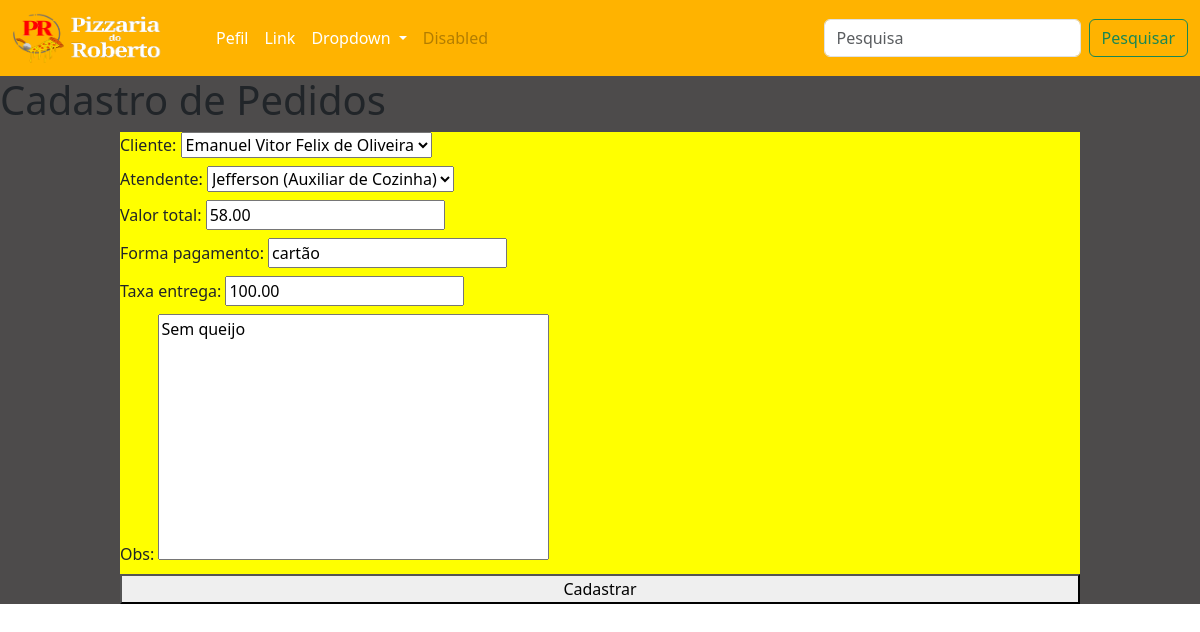
Page /edit_pedido/4/ on the committed database.
### core/models.py (models this page shows, shortened)
class Pedido(models.Model):
    cliente = models.ForeignKey(Cliente, on_delete=models.PROTECT)
    atendente = models.ForeignKey(Funcionario, on_delete=models.PROTECT)
    data_pedido = models.DateField(auto_now_add=True)
    valor_total = models.DecimalField(max_digits=10, decimal_places=2)
    forma_pagamento = models.CharField(max_length=20)
    taxa_entrega = models.DecimalField(max_digits=10, decimal_places=2, default=0)
    obs = models.TextField(blank=True, null=True)

### core/views.py (the view)
# urls.py: path('edit_pedido/<int:id>/', edit_pedido, name='edit_pedido'),
def edit_pedido(request, id):
    pedido = Pedido.objects.get(pk=id)
    if request.method == 'POST':
        form = PedidoForm(request.POST, instance=pedido)
        if form.is_valid():
            form.save()
            return redirect('pedido')
    else:
            form = PedidoForm(instance=pedido)
            contexto = {
                'form_pedido': form, 'texto': 'Salvar'
            }
    return render(request, 'cadastro_pedido.html', contexto)

### core/forms.py
class PedidoForm(forms.ModelForm):
    class Meta:
        model = Pedido
        fields = ['cliente', 'atendente', 'valor_total', 'forma_pagamento', 'taxa_entrega', 'obs']

### core/models.py (called while the page is built)
    def __str__(self):
        return self.nome

    def __str__(self):
        return f"{self.nome} ({self.cargo})"

### core/templates/cadastro_pedido.html (shortened to what this page needs)
{% extends 'bases/base.html' %}
{% block content %}
<h1>Cadastro de Pedidos</h1>
<form method="post" class="form_cad">
    {{ form_pedido }}
    <button type="submit" >Cadastrar</button>
</form>
{% endblock %}

### core/static/style.css (style rules this page uses)
body { background-color: black; color: white; }
.form_cad { display: flex; flex-direction: column; background-color: yellow; margin-left: 10%; margin-right: 10%; margin-bottom: 0 !important; border-radius: 0 0 5px 5px; row-gap: 8px; }
textarea { resize: none !important; }

### rows in the picture
Pedido: cliente "Emanuel Vitor Felix de Oliveira", atendente "Jefferson (Auxiliar de Cozinha)", valor_total "58.00", forma_pagamento "cartão", taxa_entrega "100.00", obs "Sem queijo"
